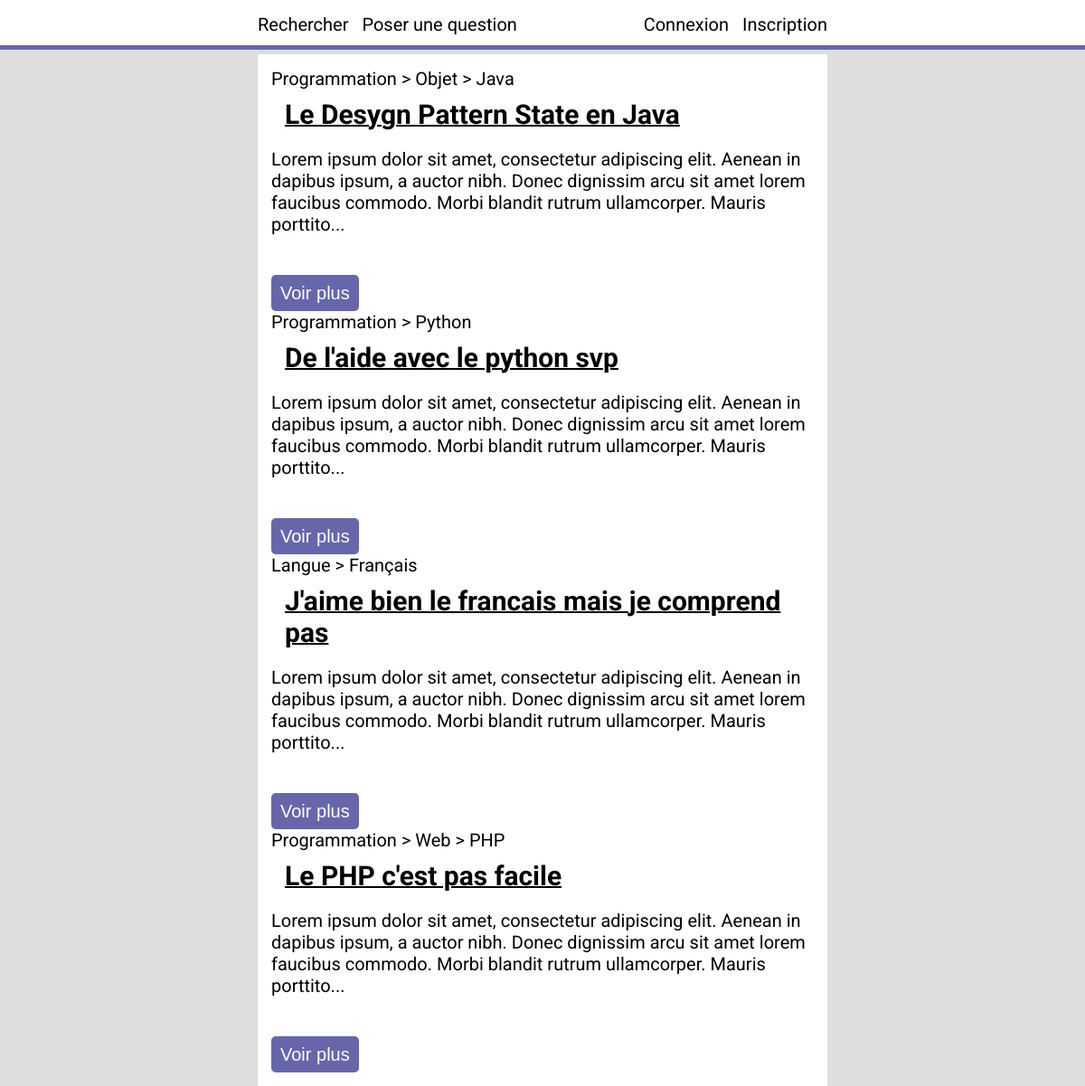
The page / on the database its author committed.
### tables this page shows
create table IF NOT EXISTS posts (
    postid int PRIMARY KEY NOT NULL AUTO_INCREMENT,
    title varchar(512) NOT NULL,
    text varchar(16384) NOT NULL,
    categoryid int,
    userid int,
    FOREIGN KEY (categoryid) REFERENCES categories(categoryid) ON DELETE CASCADE,
    FOREIGN KEY (userid) REFERENCES users(userid) ON DELETE CASCADE
);

### data/functions.php (called while the page is built, shortened)
<?php
    function getCategoryArbo($connexion,$id){
        $string = "";
        for($i=0;$i<10 && $id;$i++){
            $req="SELECT name,parent from categories where categoryid = ?";
            $stmt = mysqli_prepare($connexion, $req);
            mysqli_stmt_bind_param($stmt, "i", $id);
            mysqli_stmt_execute($stmt);
            $result = mysqli_stmt_get_result($stmt);
            foreach($result as $ligne) $cat = $ligne;
            $id = $cat["parent"];
            $string = " > " . $cat["name"] . $string;
        }
        return substr($string,3);
    }
?>

### index.php (the view, shortened to what this page needs)
<!DOCTYPE html>
<html lang="fr">
    <head>
            <link href="styles/style.css" rel="stylesheet"/>
            <link href="styles/index.css" rel="stylesheet"/>
    </head>
    <body>
        <?php include "data/navbar.php";?>
        <main>
            <?php
            include 'data/functions.php';
            include 'data/db_login.php';
            $connexion=mysqli_connect($host,$login,$mdp,$bdd) or die("connexion impossible");
            $bd_get = "SELECT * FROM posts ORDER BY postid DESC";
            $result = mysqli_query($connexion, $bd_get) or die('erreur');
            while($ligne = mysqli_fetch_array($result, MYSQLI_ASSOC)){
                echo " <div class='index'>
                            <div class='arbo'>" .getCategoryArbo($connexion, $ligne['categoryid']). "</div>
                            <h3>" .$ligne['title']. "</h3>";
                if(strlen($ligne["text"])>=200){
                    echo "<p>" .substr($ligne['text'],0,200). "...</p>";
                }else{
                    echo "<p>" .$ligne['text']. "</p>";
                }
                echo "</br>
                    <a href='post.php?post=".$ligne["postid"]."'><button class='voirplus'>Voir plus</button></a>
                </div>";
            }
            ?>
        </main>
    </body>
</html>

### data/navbar.php (shortened to what this page needs)
<nav>
    <div id="nav_left">
        <a href="index.php">Rechercher</a>
        <a href="writepost.php">Poser une question</a>
    </div>
    <?php
        if(isset($_SESSION["connected"])){
            echo "<div id='nav_right'>
                    <a href='account.php?user=me'>Mon Compte</a>
                    <a href='flux.php'>Fil d'actualité</a>
                </div>
                <div id='nav_disconnect'>
                    <a href='logout.php'>Déconnexion</a>
                </div>";
        }else{
            echo "<div id='nav_right'>
                    <a href='connection.php'>Connexion</a>
                    <a href='inscription.php'>Inscription</a>
                </div>";
        }
    ?>
</nav>
<div id="navseparator"></div>
<div id="blank_repos"></div>

### styles/style.css (style rules this page uses)
body, textarea { font-family: 'Roboto', sans-serif; font-size: 20px; }
main { width: 50%; margin: 10px auto 0 auto; padding: 15px; background-color: white; }
body { background-color: #DDD; margin: 0; }
button, input[type="submit"] { border-radius: 5px; height: 40px; font-size: 15px; background-color: #6667ab; color: white; border: 0; transition: 200ms; font-size: 20px; padding: 0 10px 0 10px; }
nav { background-color: white; padding: 15px calc(25% + 15px) 10px calc(25% - 15px); height: 30px; position: fixed; width: 100%; top: 0; z-index:1; display: flex; }
#navseparator { background-color: #6667ab; width: 100%; height: 5px; top: 50px; position: fixed; z-index:1; }
#blank_repos { height: 50px; width: 100%; }
#nav_right { position: fixed; right: calc(25% - 15px); }
#nav_right * { margin-left: 10px; }
#nav_left * { margin-right: 10px; }
nav a { text-decoration: none; color: black; }

### styles/index.css (style rules this page uses)
h3 { margin: 10px 15px 0 15px; font-size: 30px; text-decoration: underline; text-decoration-thickness: 2px; }

### rows shown on the page
posts: categoryid "Programmation > Objet > Java", title "Le Desygn Pattern State en Java", text "Lorem ipsum dolor sit amet, consectetur adipiscing elit. Aenean in dapibus ipsum, a auctor nibh. Donec dignissim arcu sit amet lorem faucibus commodo. Morbi blandit rutrum ullamcorper. Mauris porttito"
posts: categoryid "Programmation > Python", title "De l'aide avec le python svp", text "Lorem ipsum dolor sit amet, consectetur adipiscing elit. Aenean in dapibus ipsum, a auctor nibh. Donec dignissim arcu sit amet lorem faucibus commodo. Morbi blandit rutrum ullamcorper. Mauris porttito"
posts: categoryid "Langue > Français", title "J'aime bien le francais mais je comprend pas", text "Lorem ipsum dolor sit amet, consectetur adipiscing elit. Aenean in dapibus ipsum, a auctor nibh. Donec dignissim arcu sit amet lorem faucibus commodo. Morbi blandit rutrum ullamcorper. Mauris porttito"
posts: categoryid "Programmation > Web > PHP", title "Le PHP c'est pas facile", text "Lorem ipsum dolor sit amet, consectetur adipiscing elit. Aenean in dapibus ipsum, a auctor nibh. Donec dignissim arcu sit amet lorem faucibus commodo. Morbi blandit rutrum ullamcorper. Mauris porttito"
